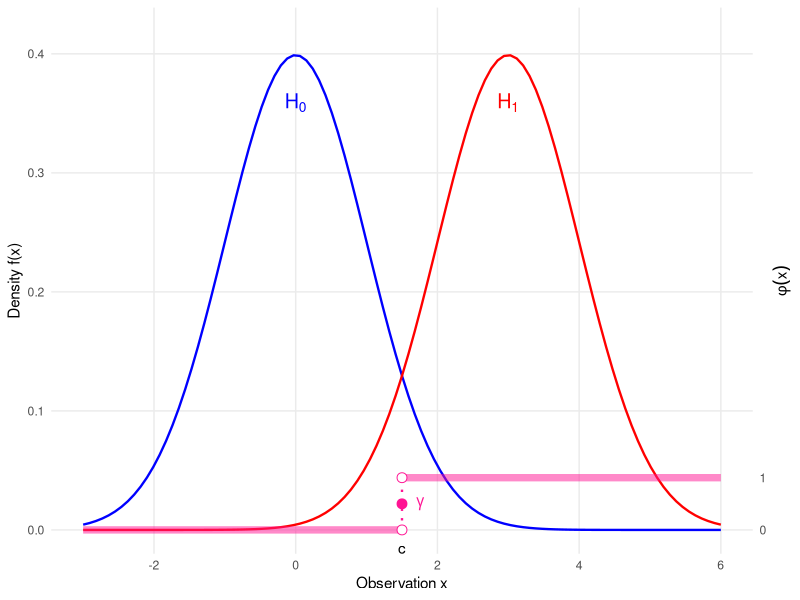
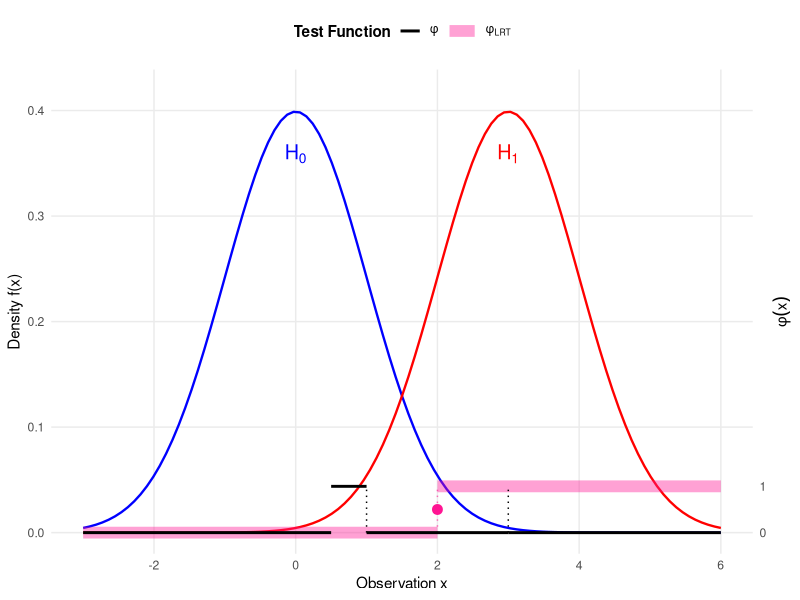
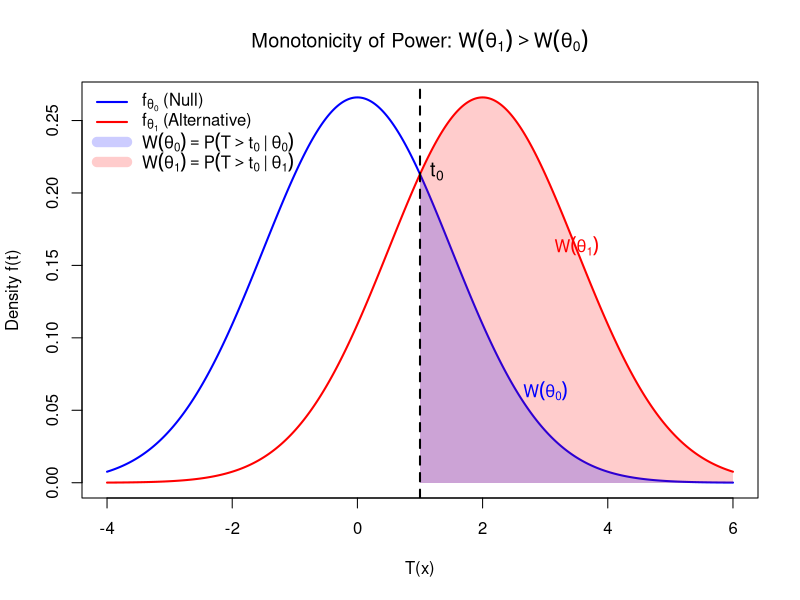
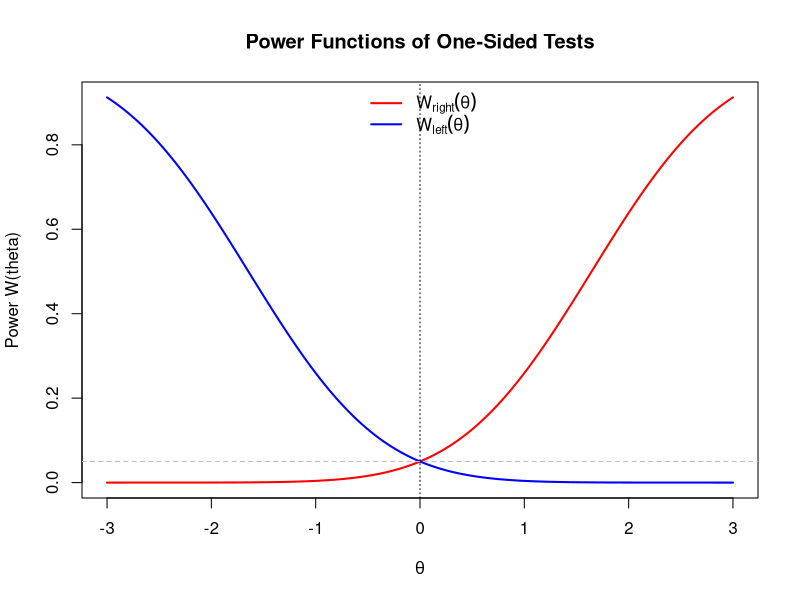
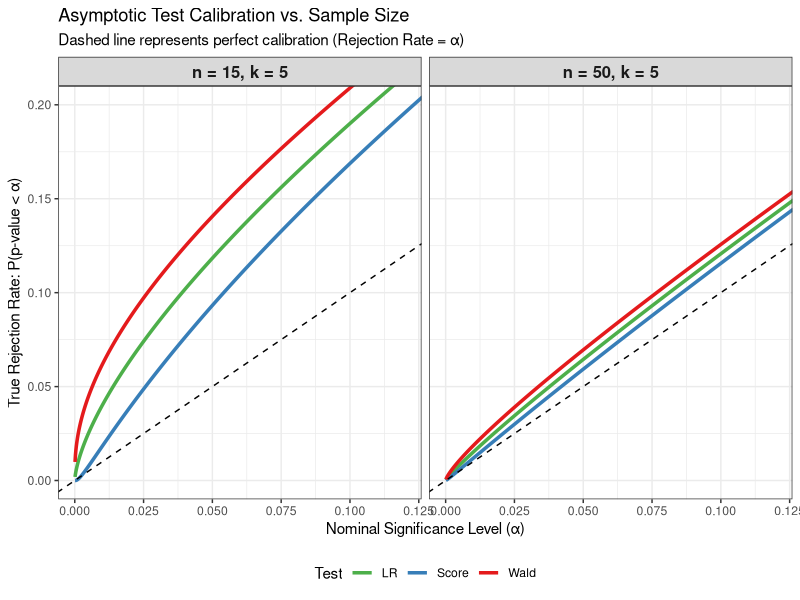

The R script that drew these images, in order:
## ---- chunk 1
#| label: fig-test-function-size-power
#| fig-cap: "Illustration of a Test Function $\\phi(x)$ (Pink) relative to Size ($H_0$, Blue) and Power ($H_1$, Red)."
#| fig-width: 7
#| fig-height: 5

library(ggplot2)

# 1. Define Parameters
mu0 <- 0
mu1 <- 3
sigma <- 1
c_val <- 1.5      # Critical value
gamma_val <- 0.5  # Randomization constant

# 2. Scaling Constants
max_dens <- dnorm(mu0, mean = mu0, sd = sigma)
y_limit <- max_dens * 1.1
phi_scale <- 0.1 * y_limit

# 3. Define the Test Function phi(x) (Single Test)
# Step function: 0 -> 1 at c_val
df_phi <- data.frame(
  x_start = c(-3, c_val),
  x_end   = c(c_val, 6),
  y_start = c(0, phi_scale),
  y_end   = c(0, phi_scale)
)

ggplot() +
  # --- Layer 1: Densities (Solid Lines, No Fill) ---
  
  # H0: Normal(0, 1) - Blue (Cool)
  stat_function(fun = dnorm, args = list(mean = mu0, sd = sigma), 
                color = "blue", size = 0.8) +
  
  # H1: Normal(3, 1) - Red (Hot)
  stat_function(fun = dnorm, args = list(mean = mu1, sd = sigma), 
                color = "red", size = 0.8) +

  # --- Layer 2: Test Function phi(x) (Thick Pink Line) ---
  
  # The horizontal segments
  geom_segment(data = df_phi, 
               aes(x = x_start, xend = x_end, y = y_start, yend = y_end), 
               color = "deeppink", size = 2.5, alpha = 0.5) +
  
  # The vertical threshold line
  geom_segment(aes(x = c_val, xend = c_val, y = 0, yend = phi_scale), 
               linetype = "dotted", color = "deeppink", size = 0.8) +
  
  # Points at discontinuity
  geom_point(aes(x = c_val, y = gamma_val * phi_scale), 
             color = "deeppink", size = 3) + 
  geom_point(aes(x = c_val, y = 0), size = 3, shape = 21, fill = "white", color = "deeppink") +
  geom_point(aes(x = c_val, y = phi_scale), size = 3, shape = 21, fill = "white", color = "deeppink") +

  # --- Layer 3: Annotations ---
  
  # Gamma label
  annotate("text", x = c_val + 0.2, y = gamma_val * phi_scale, 
           label = expression(gamma), hjust = 0, fontface = "bold", color = "deeppink") +
  
  # H0 / H1 Labels
  annotate("text", x = mu0, y = max_dens * 0.9, 
           label = expression(H[0]), color = "blue", size = 5) +
  annotate("text", x = mu1, y = max_dens * 0.9, 
           label = expression(H[1]), color = "red", size = 5) +
  
  # Critical Value Label
  annotate("text", x = c_val, y = -0.01, label = "c", vjust = 1) +

  # --- Layer 4: Scales ---
  scale_y_continuous(
    name = "Density f(x)",
    limits = c(-0.02, y_limit),
    expand = c(0, 0),
    
    # Secondary Axis for phi
    sec.axis = sec_axis(~ . / phi_scale, 
                        name = expression(phi(x)),
                        breaks = c(0, 1))
  ) +
  scale_x_continuous(name = "Observation x", limits = c(-3, 6)) +
  
  theme_minimal() +
  theme(
    axis.title.y.right = element_text(angle = 90, vjust = 0.5),
    panel.grid.minor = element_blank()
  )
## ---- chunk 2
#| label: fig-NPlemma-proof
#| fig-cap: "Visualizing the NP Lemma. The thick, transparent pink line is $\\phi_{\text{LRT}}$. The thin solid black line is $\\phi$. Overlap is visible as a black line inside pink."
#| fig-width: 7
#| fig-height: 5

library(ggplot2)

# 1. Define Parameters
mu0 <- 0
mu1 <- 3
sigma <- 1
c_lrt <- 2
gamma_val <- 0.5

# Scaling constants
max_dens <- dnorm(mu0, mean = mu0, sd = sigma)
y_limit <- max_dens * 1.1
phi_scale <- 0.1 * y_limit

# 2. Define Test Functions Data
df_lrt <- data.frame(
  x_start = c(-3, c_lrt),
  x_end   = c(c_lrt, 6),
  y_val   = c(0, phi_scale),
  Test    = "phi[LRT]" 
)

df_other <- data.frame(
  x_start = c(-3, 0.5, 1, 3),
  x_end   = c(0.5, 1, 3,6),
  y_val   = c(0, phi_scale, 0, 0),
  Test    = "phi"
)

ggplot() +
  # --- Layer 1: Densities (Solid Lines, No Fill) ---
  stat_function(fun = dnorm, args = list(mean = mu0, sd = sigma), 
                color = "blue", size = 0.8) +
  stat_function(fun = dnorm, args = list(mean = mu1, sd = sigma), 
                color = "red", size = 0.8) +

  # --- Layer 2: Test Functions (Segments) ---
  
  # 2a. LRT Segments (Thick, Transparent Pink)
  geom_segment(data = df_lrt,
               aes(x = x_start, xend = x_end, 
                   y = y_val, yend = y_val, 
                   color = Test, linetype = Test, size = Test),
               alpha = 0.4) + 
  
  # Vertical connector for LRT
  geom_segment(aes(x = c_lrt, xend = c_lrt, y = 0, yend = phi_scale),
               color = "deeppink", linetype = "dotted", size = 0.5, alpha = 0.6) +

  # 2b. Other Test Segments (Thin Black Opaque)
  geom_segment(data = df_other,
               aes(x = x_start, xend = x_end, 
                   y = y_val, yend = y_val, 
                   color = Test, linetype = Test, size = Test)) +
  
  # Vertical connectors for Other Test
  geom_segment(aes(x = 1, xend = 1, y = 0, yend = phi_scale),
               color = "black", linetype = "dotted", size = 0.5) +
  geom_segment(aes(x = 3, xend = 3, y = 0, yend = phi_scale),
               color = "black", linetype = "dotted", size = 0.5) +

  # --- Layer 3: Annotations ---
  # LRT Gamma Point (Pink)
  geom_point(aes(x = c_lrt, y = gamma_val * phi_scale), 
             color = "deeppink", size = 3) +
  
  # Density Labels
  annotate("text", x = mu0, y = max_dens * 0.9, 
           label = expression(H[0]), color = "blue", size = 5) +
  annotate("text", x = mu1, y = max_dens * 0.9, 
           label = expression(H[1]), color = "red", size = 5) +

  # --- Layer 4: Scales and Legend ---
  scale_y_continuous(
    name = "Density f(x)", limits = c(-0.02, y_limit), expand = c(0, 0),
    sec.axis = sec_axis(~ . / phi_scale, name = expression(phi(x)), breaks = c(0, 1))
  ) +
  scale_x_continuous(name = "Observation x", limits = c(-3, 6)) +
  
  # Manual Legend Controls (FIXED using named vectors for labels)
  scale_color_manual(name = "Test Function",
                     values = c("phi[LRT]" = "deeppink", "phi" = "black"),
                     labels = c("phi[LRT]" = expression(phi[LRT]), "phi" = expression(phi))) +
  scale_linetype_manual(name = "Test Function",
                        values = c("phi[LRT]" = "solid", "phi" = "solid"),
                        labels = c("phi[LRT]" = expression(phi[LRT]), "phi" = expression(phi))) +
  scale_size_manual(name = "Test Function",
                    values = c("phi[LRT]" = 4,   # Extra Thick
                               "phi" = 1), # Thin
                    labels = c("phi[LRT]" = expression(phi[LRT]), "phi" = expression(phi))) +
  
  theme_minimal() +
  theme(
    legend.position = "top",
    legend.title = element_text(face = "bold"),
    axis.title.y.right = element_text(angle = 90, vjust = 0.5),
    panel.grid.minor = element_blank()
  )
  
## ---- chunk 3
#| label: fig-monotone-power-MLR
#| echo: false
#| fig-cap: "Visualizing Monotonicity of Power Function $W(\\theta)$ for MLR Distributions"

# Parameters
mu0 <- 0   # Corresponds to theta_0
mu1 <- 2   # Corresponds to theta_1 (where theta_1 > theta_0)
sigma <- 1.5
t0 <- 1.0

# Grid
x <- seq(-4, 6, length.out = 500)
f0 <- dnorm(x, mean = mu0, sd = sigma)
f1 <- dnorm(x, mean = mu1, sd = sigma)

# Calculate exact densities at threshold t0 for polygon closing
y0_t0 <- dnorm(t0, mean = mu0, sd = sigma)
y1_t0 <- dnorm(t0, mean = mu1, sd = sigma)

# Plotting
plot(x, f0, type = "l", col = "blue", lwd = 2, 
     ylab = "Density f(t)", xlab = "T(x)", 
     main = expression(paste("Monotonicity of Power: ", W(theta[1]) > W(theta[0]))))
lines(x, f1, col = "red", lwd = 2)

# Define the domain for the tails (t > t0)
idx_tail <- x > t0
x_poly <- c(t0, t0, x[idx_tail], max(x))

# Shading W(theta_1) - The red tail
# Corresponds to the Alternative theta_1
y_poly1 <- c(0, y1_t0, f1[idx_tail], 0)
polygon(x_poly, y_poly1, 
        col = rgb(1, 0, 0, 0.2), border = NA)

# Shading W(theta_0) - The blue tail
# Corresponds to the Null theta_0
y_poly0 <- c(0, y0_t0, f0[idx_tail], 0)
polygon(x_poly, y_poly0, 
        col = rgb(0, 0, 1, 0.2), border = NA)

# Add Threshold Line
abline(v = t0, col = "black", lwd = 2, lty = 2)

# Legend
legend("topleft", 
       legend = c(expression(f[theta[0]] ~ "(Null)"), 
                  expression(f[theta[1]] ~ "(Alternative)"), 
                  expression(W(theta[0]) == P(T > t[0] ~ "|" ~ theta[0])), 
                  expression(W(theta[1]) == P(T > t[0] ~ "|" ~ theta[1]))),
       col = c("blue", "red", rgb(0, 0, 1, 0.2), rgb(1, 0, 0, 0.2)), 
       lwd = c(2, 2, 10, 10), bty = "n")

text(t0, max(f0)*0.8, expression(t[0]), pos = 4, col = "black", cex = 1.2)

# Annotations pointing to the areas
text(3, 0.05, expression(W(theta[0])), col = "blue", pos = 3)
text(3.5, 0.15, expression(W(theta[1])), col = "red", pos = 3)
## ---- chunk 4
#| label: fig-two-powers-normal
#| echo: false
#| fig-height: 4
#| fig-width: 6
#| fig-cap: Illustration of Non-existence of UMP Tests for Two-sided Tests
theta <- seq(-3, 3, length.out=200)
power_right <- 1 - pnorm(1.645 - theta) 
power_left <- pnorm(-1.645 - theta)

plot(theta, power_right, type='l', col='red', lwd=2, 
   ylab="Power W(theta)", xlab=expression(theta),
   main="Power Functions of One-Sided Tests")
lines(theta, power_left, col='blue', lwd=2)
abline(h=0.05, lty=2, col="gray")
abline(v=0, lty=3)
legend("top", legend=c(expression(W[right](theta)), expression(W[left](theta))), 
      col=c("red", "blue"), lwd=2, bty="n")
## ---- chunk 5
#| label: fig-calibration-tuning
#| fig-cap: "Exact Analytical CDFs of Asymptotic P-values"
#| warning: false
#| fig-width: 12
#| fig-height: 6

library(ggplot2)
library(dplyr)

# --- Tuning Parameters ---
n1 <- 15    # Small sample size for Plot 1
n2 <- 50  # Large sample size for Plot 2
k_val <- 5  # Number of parameters (constant for comparison)
q_val <- 1  # Number of restrictions (constant for comparison)
# -------------------------

generate_calibration_data <- function(n, k, q) {
  alpha_seq <- seq(0.0001, 0.15, length.out = 1000)
  c_alpha <- qchisq(1 - alpha_seq, df = q)
  
  # Wald: 1 - F_W(c_alpha)
  F_val_W <- ((n - k) / (n * q)) * c_alpha
  cdf_W <- 1 - pf(F_val_W, df1 = q, df2 = n - k)
  
  # LR: 1 - F_LR(c_alpha)
  F_val_LR <- ((n - k) / q) * (exp(c_alpha / n) - 1)
  cdf_LR <- 1 - pf(F_val_LR, df1 = q, df2 = n - k)
  
  # Score: 1 - F_S(c_alpha)
  F_val_S <- ifelse(c_alpha < n, (c_alpha * (n - k)) / (q * (n - c_alpha)), Inf)
  cdf_S <- 1 - pf(F_val_S, df1 = q, df2 = n - k)
  
  data.frame(
    Alpha = rep(alpha_seq, 3),
    Rejection_Prob = c(cdf_W, cdf_LR, cdf_S),
    Test = factor(rep(c("Wald", "LR", "Score"), each = length(alpha_seq))),
    n = n,
    k = k
  ) |>
    mutate(Label = paste0("n = ", n, ", k = ", k))
}

# Create combined dataset based on tuning parameters
plot_data <- rbind(
  generate_calibration_data(n = n1, k = k_val, q = q_val),
  generate_calibration_data(n = n2, k = k_val, q = q_val)
)

# Fix factor levels for side-by-side ordering
plot_data$Label <- factor(plot_data$Label, levels = unique(plot_data$Label))

ggplot(plot_data, aes(x = Alpha, y = Rejection_Prob, color = Test)) +
  geom_line(linewidth = 1.2) +
  geom_abline(slope = 1, intercept = 0, linetype = "dashed", color = "black") +
  facet_wrap(~ Label) +
  scale_color_manual(values = c("Wald" = "#E41A1C", "LR" = "#4DAF4A", "Score" = "#377EB8")) +
  coord_cartesian(xlim = c(0, 0.12), ylim = c(0, 0.20)) +
  labs(
    x = "Nominal Significance Level (\u03b1)",
    y = "True Rejection Rate: P(p-value < \u03b1)",
    title = "Asymptotic Test Calibration vs. Sample Size",
    subtitle = "Dashed line represents perfect calibration (Rejection Rate = \u03b1)"
  ) +
  theme_bw() +
  theme(
    legend.position = "bottom",
    strip.text = element_text(size = 12, face = "bold")
  )
